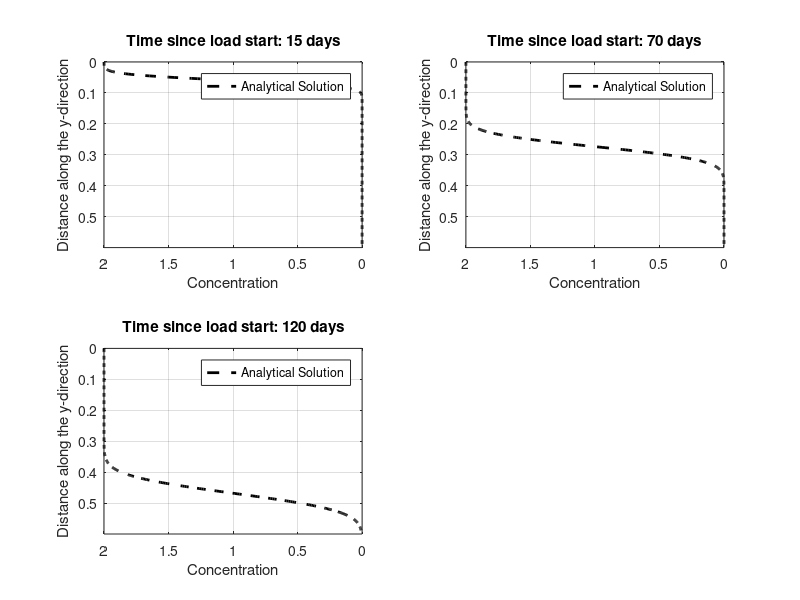

The MATLAB source for this figure:

% 2-dimensional analytical solution - Transient (using the analytical solution for
% instantaneous point source integrated with respect to time)

function AnltSOL_TRANSIENT_summa

%%%%%%%%%%%%%%%%%%%%%%%%%%%%%%%%%%%%%%%%%%%
% CHOOSE TEST %%%%%%%%%%%%%%%%%%%%%%%%%%%%%%
%%%%%%%%%%%%%%%%%%%%%%%%%%%%%%%%%%%%%%%%%%%

% test = 2; % 2_nrTrans_instS_PorMedia
% test = 4; % 4_nrTrans_contS_PorMedia
% test = 6; % 6_nrTrans_instS_PorMedia_linDecay
% test = 8; % 8_nrTrans_contS_PorMedia_linDecay
 
test = 4; 

%%%%%%%%%%%%%%%%%%%%%%%%%%%%%%%%%%%%%%%%%%%
% General mdoel setup %%%%%%%%%%%%%%%%%%%%%
% Don't change
%%%%%%%%%%%%%%%%%%%%%%%%%%%%%%%%%%%%%%%%%%%
ny                          = 600;          % number of layers (in mm)
Dy                          = 0.0001;      	% longiitudinal dispersivity - y-direction m2/s
specificYield               = 0.23;         % (-)
iLayerLiqFluxSoil_summa_m_s = 1.0359700931174889e-08; % m/s
mLayerDepth_summa_m         = 0.006;        % m

% Preliminary calcs %%%%%%%%%%%%%%%%%%%%%%%%%%%%%%%%
% Intersticial flow velocity because of specific yield
iLayerLiqFluxSoil_summa_mm_s = iLayerLiqFluxSoil_summa_m_s * 1000; % mm/s
iLayerLiqFluxSoil_summa_mm_s_intersticial =...
    iLayerLiqFluxSoil_summa_mm_s / specificYield;       % m/s

V = iLayerLiqFluxSoil_summa_mm_s_intersticial;
%L = V * 60 * 60 * 24 * 20 / 1000;

mLayerDepth_summa_mm = mLayerDepth_summa_m * 1000;

% Time steps
if test == 4 || test == 8 
    tsim = [...
            60 * 60 * 24 * 15,...
            60 * 60 * 24 * 70,...
            60 * 60 * 24 * 120,...
            ];
elseif test == 2 || test == 6 
    tsim = [...
            60 * 60 * 24 * 55,...
            60 * 60 * 24 * 85,...
            60 * 60 * 24 * 120,...
            ];
end

% Storing %%%%%%%%%%%%%%%%%%%%%%%%%%%%%%%%
storage.Dy = Dy;
storage.tsim = tsim;
storage.V = V;
storage.ny = ny;

%%%%%%%%%%%%%%%%%%%%%%%%%%%%%%%%%%%%%%%%%%%%%%%%%%%%%%%%%%%%%%%%%%%%%%
n_ti = numel(tsim);
for ti = 1:n_ti
    
    tsim_i = tsim(ti);
    
    if test == 4 || test == 8 
        
        % Input concentration (continuous)
        C0 = 2;
         
        % Set reation rate
        if test == 4; r = 0; end                % conservative
        if test == 8; r = 0.01/(60*60*24); end  % linear decay
        storage.C0 = C0;
        storage.r = r;
        save InputData storage;
        
        % Call analytical solver
        Analytical_calc_1D_contS(tsim_i)
        
    elseif test == 2 || test == 6
        
        % Input mass (instantaneous)
        M = 350;
        
        % Mass of the receiving node
        mLayerVolFracLiq = [0.2007, 0.2014, 0.2020, 0.2027, 0.2034, 0.2041, 0.2048, 0.2055, 0.2063, 0.2070, 0.2077, 0.2085, 0.2093, 0.2101, 0.2109, 0.2117, 0.2125, 0.2133, 0.2141, 0.2150, 0.2159, 0.2167, 0.2176, 0.2185, 0.2194, 0.2204, 0.2213, 0.2223, 0.2232, 0.2242, 0.2252, 0.2262, 0.2272, 0.2283, 0.2293, 0.2304, 0.2315, 0.2326, 0.2337, 0.2348, 0.2360, 0.2372, 0.2384, 0.2396, 0.2408, 0.2420, 0.2433, 0.2446, 0.2459, 0.2472, 0.2485, 0.2499, 0.2513, 0.2527, 0.2541, 0.2555, 0.2570, 0.2584, 0.2599, 0.2615, 0.2630, 0.2646, 0.2662, 0.2678, 0.2694, 0.2711, 0.2727, 0.2744, 0.2761, 0.2779, 0.2796, 0.2814, 0.2832, 0.2850, 0.2869, 0.2888, 0.2906, 0.2925, 0.2945, 0.2964, 0.2984, 0.3003, 0.3023, 0.3043, 0.3063, 0.3083, 0.3104, 0.3124, 0.3145, 0.3165, 0.3186, 0.3206, 0.3227, 0.3247, 0.3268, 0.3288, 0.3308, 0.3328, 0.3348, 0.3368];
        hru_area_m2      = 32700;
        
        mLayerVolFracWat_summa_m3 = mLayerVolFracLiq * hru_area_m2 * mLayerDepth_summa_m;
        mLayerVolFracWat_summa_mm_m2 = mLayerVolFracLiq * hru_area_m2 * mLayerDepth_summa_m * 1000;
        UpLayVol_mm_m2 = mLayerVolFracWat_summa_m3 * 1000; % to mm*m2
        
        iLayerLiqFluxSoil_summa_mm_s = iLayerLiqFluxSoil_summa_m_s * 1000;
        
        % Set reaction rate
        if test == 2; r = 0; end                % conservative
        if test == 6; r = 0.01/(60*60*24); end  % linear decay
        
        storage.M = M;
        storage.UpLayVol_mm_m2 = UpLayVol_mm_m2;
        storage.mLayerVolFracWat_summa_mm_m2 = mLayerVolFracWat_summa_mm_m2;
        storage.mLayerVolFracLiq = mLayerVolFracLiq;
        storage.r = r;
        storage.mLayerDepth_summa_mm = mLayerDepth_summa_mm;
        storage.iLayerLiqFluxSoil_summa_mm_s = iLayerLiqFluxSoil_summa_mm_s;
        storage.hru_area_m2 =  hru_area_m2;
        save InputData storage;
        
        % Call analytical solver
        Analytical_calc_1D_instS(tsim_i)
        
    end
    %Analytical_calc_1D_2(tsim_i)
    %Analytical_calc_1D_3(tsim_i)
    %Analytical_calc_1D_justAdv(tsim_i, mLayerDepth_summa_m)
    %Analytical_calc_2D
    %Numerical_calc
    Compare_plot(ti, n_ti, tsim_i,mLayerDepth_summa_mm)
    
end


%%%%%%%%%%%%%%%%%%%%%%%%%%%%%%%%%%%%%%%%%
% ANALYTICAL
%%%%%%%%%%%%%%%%%%%%%%%%%%%%%%%%%%%%%%%%%

% 1D, continuous source, Eq. 60 of 
% USGS Chapter B7
% ANALYTICAL SOLUTIONS FOR ONE-, TWO-, AND THREE-DIMENSIONAL SOLUTE
%TRANSPORT IN GROUND-WATER SYSTEMS WITH UNIFORM FLOW
function Analytical_calc_1D_contS(tsim_i)

load InputData storage
C0=storage.C0;
Dy=storage.Dy;
r=storage.r;
V=storage.V;
ny=storage.ny;

Cfinal=zeros(1,ny);

h=waitbar(0,'ANALYTICAL solution: calculating...');

for y=1:ny
    waitbar(y/ny)

    % calculation of A

    %A = (M / UpLayVol) /...
    %    ( 4*n*pi()*(Dx*Dy)^(0.5) );
    A =  C0 / 2;

    % calculation of B
    U = (V^2 + 4*r*Dy)^0.5;
    
    B1 = exp(...
            y * (V - U)/ ...
            (2 * Dy)...
            );
        
    B2 = erfc(...
            (y - (U * tsim_i) ) / ...
            (2 * (Dy * tsim_i)^0.5));
    
    C1 = exp(...
            y * (V + U)/ ...
            (2 * Dy));
    
    C2 = erfc(...
            (y + (U * tsim_i) ) / ...
            (2 * (Dy * tsim_i)^0.5));

    % Final calculation
    C = A * (B1 * B2 + C1 * C2);

    % Saving results
    Cfinal(1,y) = C;

end

close(h)

disp('Analytical solution calculation: OK')

storage.C_analytical = Cfinal';
save AnalytSOL storage;

function Analytical_calc_1D_2(tsim_i)

load InputData storage
C0=storage.C0;
Dy=storage.Dy;
r=storage.r;
V=storage.V;
ny=storage.ny;

Cfinal=zeros(1,ny);

h=waitbar(0,'ANALYTICAL solution: calculating...');

for y=1:ny
    waitbar(y/ny)

    % calculation of A

    %A = (M / UpLayVol) /...
    %    ( 4*n*pi()*(Dx*Dy)^(0.5) );
    
    U = (V^2 + 4*r*Dy)^0.5;
    
    A =  C0 * V^2 / (4 * r * Dy);

    % calculation of B
    
    
    B1 = 2 * exp((y * V / Dy) - r * tsim_i);
        
    B2 = erfc(...
            (y + V * tsim_i) / ...
            (2 * (Dy * tsim_i)^0.5));
    
   C1 = U / V - 1; 
        
   C2 = exp(...
            y * (V - U)/ ...
            (2 * Dy));
    
    C3 = erfc(...
            (y - U * tsim_i) / ...
            (2 * (Dy * tsim_i)^0.5));
        
    D1 = U / V + 1;
    
    D2 = exp(...
            y * (V + U)/ ...
            (2 * Dy));
    
    D3 = erfc(...
            (y + U * tsim_i) / ...
            (2 * (Dy * tsim_i)^0.5));

    % Final calculation
    C = A * (B1 * B2 + C1 * C2 * C3 + D1 * D2 * D3);

    % Saving results
    Cfinal(1,y) = C;

end

close(h)

disp('Analytical solution calculation: OK')

storage.C_analytical = Cfinal';
save AnalytSOL storage;

function Analytical_calc_1D_3(tsim_i)

load InputData storage
C0=storage.C0;
Dy=storage.Dy;
r=storage.r;
V=storage.V;
ny=storage.ny;

Cfinal=zeros(1,ny);

h=waitbar(0,'ANALYTICAL solution: calculating...');

for y=1:ny
    waitbar(y/ny)

    % calculation of A

    %A = (M / UpLayVol) /...
    %    ( 4*n*pi()*(Dx*Dy)^(0.5) );
    

    
    A =  C0;

    % calculation of B
    
    
    B1 = 0.5 *  erfc(...
                (y - V * tsim_i) / ...
                (2 * (Dy * tsim_i)^0.5));
    
   C1 = (V^2 * tsim_i / (pi() * Dy))^0.5;
   
   C2 = exp(-(...
            (y - V * tsim_i)^2)/ ...
            (4 * Dy * tsim_i));
        
   D1  = 0.5 * (1 + (V * y) / Dy + (V^2 * tsim_i) / Dy);
   
   D2  = exp(V * y / Dy);
    
    D3 = erfc(...
            (y + V * tsim_i) / ...
            (2 * (Dy * tsim_i)^0.5));
        

    % Final calculation
    C = A * (B1 +  C1 * C2 - D1 * D2 * D3);

    % Saving results
    Cfinal(1,y) = C;

end

close(h)

disp('Analytical solution calculation: OK')

storage.C_analytical = Cfinal';
save AnalytSOL storage;

function Analytical_calc_1D_justAdv(tsim_i, mLayerDepth_summa_m)

load InputData storage
C0=storage.C0;
Dy=storage.Dy;
r=storage.r;
V=storage.V;
ny=storage.ny;

Cfinal=zeros(1,ny);

h=waitbar(0,'ANALYTICAL solution: calculating...');

for y=1:ny
    waitbar(y/ny)

    % calculation of A

    %A = (M / UpLayVol) /...
    %    ( 4*n*pi()*(Dx*Dy)^(0.5) );
  

    % Final calculation
    C = C0 * (y * mLayerDepth_summa_m - V * tsim_i);

    % Saving results
    Cfinal(1,y) = C;

end

close(h)

disp('Analytical solution calculation: OK')

storage.C_analytical = Cfinal';
save AnalytSOL storage;


% 1D, instantaneous source, Eq. 76 of 
% USGS Chapter B7
% ANALYTICAL SOLUTIONS FOR ONE-, TWO-, AND THREE-DIMENSIONAL SOLUTE
%TRANSPORT IN GROUND-WATER SYSTEMS WITH UNIFORM FLOW
function Analytical_calc_1D_instS(tsim_i)

load InputData storage
M = storage.M;
UpLayVol_mm_m2 = storage.UpLayVol_mm_m2;
mLayerVolFracLiq = storage.mLayerVolFracLiq;
Dy = storage.Dy;
r = storage.r;
V = storage.V;
ny = storage.ny;
hru_area_m2 = storage.hru_area_m2;
mLayerVolFracWat_summa_mm_m2 = storage.mLayerVolFracWat_summa_mm_m2;
mLayerDepth_summa_mm = storage.mLayerDepth_summa_mm;
iLayerLiqFluxSoil_summa_mm_s = storage.iLayerLiqFluxSoil_summa_mm_s;

% Loading point
Yc=1;
% porosity
n = 1; % not needed because it's accounted for in the intersticil flow velocity

% Mass injection unit of aquifer thickness (and area because it's 1D)
% M (g/m3), Vol = m3/s, M_unitVol = 
UpLayVol_m3 = UpLayVol_mm_m2 / 1000;
M_unitVol = M / UpLayVol_m3(1);
M_unitVol = M * (iLayerLiqFluxSoil_summa_mm_s);

M_unitVol = M / ((mLayerDepth_summa_mm / 1000) * mLayerVolFracLiq(1) * hru_area_m2);
M_unitVol = M_unitVol * ( 4 * n * pi() * Dy );

M_unitVol = 1.8/1000 * ( 4 * n * pi() * Dy ) / 1.75; %=1.2925e-06%

%M_nunitVol = 350 / (0.006 * 0.2 * 32700);
M_unitVol = (2 * iLayerLiqFluxSoil_summa_mm_s) ;
%MunitVol = (2 * iLayerLiqFluxSoil_summa_mm_s) / UpLayVol_m3(1);
M_unitVol = (0.006 * iLayerLiqFluxSoil_summa_mm_s / 6);

Cinit = (2 * iLayerLiqFluxSoil_summa_mm_s * 900 * hru_area_m2/1000) ...
        / (iLayerLiqFluxSoil_summa_mm_s * 900 * hru_area_m2/1000 + UpLayVol_m3(1)/6);
M_unitVol = Cinit * V;
M_unitVol = M_unitVol / 3.2%* 1.8e6 
%M_unitVol = 1.2925e-06;

Cfinal=zeros(1,ny);

h=waitbar(0,'ANALYTICAL solution: calculating...');

for y=1:ny
    
    waitbar(y/ny)

    % calculation of A

    A = (M_unitVol) /...
        ( 4 * n * pi() * Dy);

    % calculation of B
    B = exp(...
            V*(y-Yc)/ ...
            (2*Dy));

    D = exp( ...
            -( V^2 / (4*Dy) + r) * tsim_i ...
            -( (y-Yc)^2 ./ (4 * Dy * tsim_i))) ;

    % Final calculation
    C = A * B * D;

    % Saving results
    Cfinal(1,y) = C;
   
end
close(h)

% Get the effect of dilution because of different layer volumes
% 1) Using cubic spline to extrapolate for all sub-layers because the
% analytical solution has 1 mm of resolution, while the model has 6 mm
mLayerVolFracLiq_interp = spline(...
    1:6:600,...
    mLayerVolFracLiq,...
    1:1:600);
%figure;plot(mLayerVolFracLiq_interp^0.5,[1:1:600]/1000); set(gca,"Ydir","reverse"); set(gca,"Xdir","reverse");

Cfinal_corr = Cfinal * mLayerVolFracLiq_interp(1) ./ mLayerVolFracLiq_interp;

disp('Analytical solution calculation: OK')

storage.C_analytical = Cfinal_corr';
save AnalytSOL storage;

function Analytical_calc_2D

load InputData storage
M=storage.M;
UpLayVol=storage.UpLayVol;
n=storage.n;
Dx=storage.Dx;
Dy=storage.Dy;
r=storage.r;
Xc=storage.Xc;
Yc=storage.Yc;
tsim=storage.tsim;
V=storage.V;
nx=storage.nx;
ny=storage.ny;

Cfinal=zeros(nx,ny);

h=waitbar(0,'ANALYTICAL solution: calculating...');
for x=1:nx
    waitbar(x/nx)
    for y=1:ny
        
    % calculation of A
    
    A = (M / UpLayVol) /...
        ( 4*n*pi()*(Dx*Dy)^(0.5) );

    % calculation of B
    B = exp(...
            V*(y-Yc)/ ...
            (2*Dy));

    % Integral to solve
    fun = @(t) exp( ...
                    -( V^2 / (4*Dx) + r) * t ...
                    -( (x-Xc)^2 ./ (4*Dx*t) ) ...
                    -( (y-Yc)^2 ./ (4*Dy*t))) ;
                
    D = quad(fun,0,tsim);

    % Final calculation
    C = A*B*D;
    
    % Saving results
    Cfinal(x,y) = C;
   
    end
end
close(h)

disp('Analytical solution calculation: OK')

storage.C_analytical = Cfinal';
save AnalytSOL storage;


%%%%%%%%%%%%%%%%%%%%%%%%%%%%%%%%%%%%%%%%%
% Plotting
%%%%%%%%%%%%%%%%%%%%%%%%%%%%%%%%%%%%%%%%%

function Compare_plot(ti, n_ti, tsim_i,mLayerDepth_summa_m)

load InputData storage
InputData = storage;

load AnalytSOL storage
C_analytical = storage.C_analytical;


colormap(gray)
cmap = colormap
cmap = flipud(cmap);

cm = [jet(64);gray(64)];

nsubplot_x = ceil((n_ti)^0.5);
nsubplot_y = ceil(n_ti / nsubplot_x);

if ti==1
     figure
end

% Longitudinal profile
subplot(nsubplot_x,nsubplot_y,ti)
plot(C_analytical,(0:1:InputData.ny-1)/1000,'k--','linewidth',2)
ylim([0 InputData.ny/1000])
%xlim([0 2])
set(gca, 'Ydir', 'reverse'); 
xlabel('Concentration')
ylabel('Distance along the y-direction')
title(['Time since load start: ', num2str(tsim_i/(24*60*60)), ' days'])
legend('Analytical Solution')
set (gca,'Xdir','reverse')
grid on
hold on


disp('ANALYTICAL and NUMERICAL solutions compared: OK')
disp('Finished')